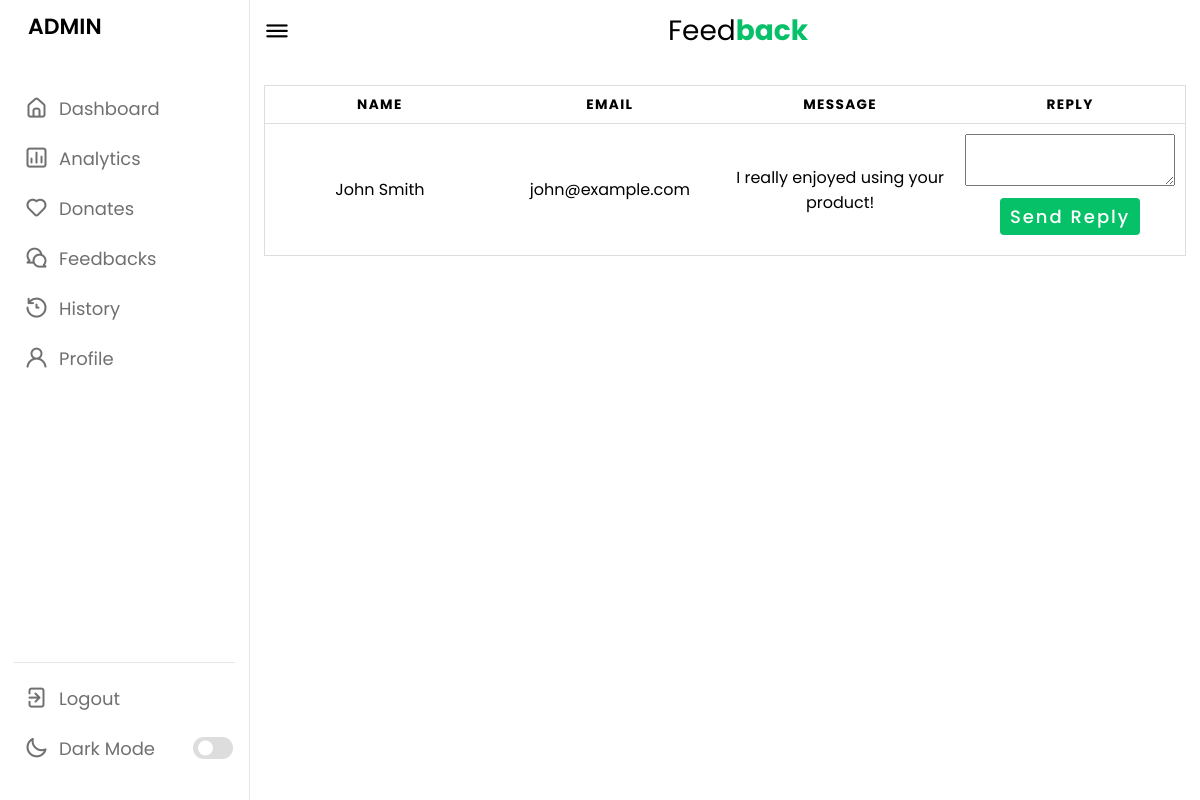
Before: /admin/feedback.php (signed in) with the older database file.
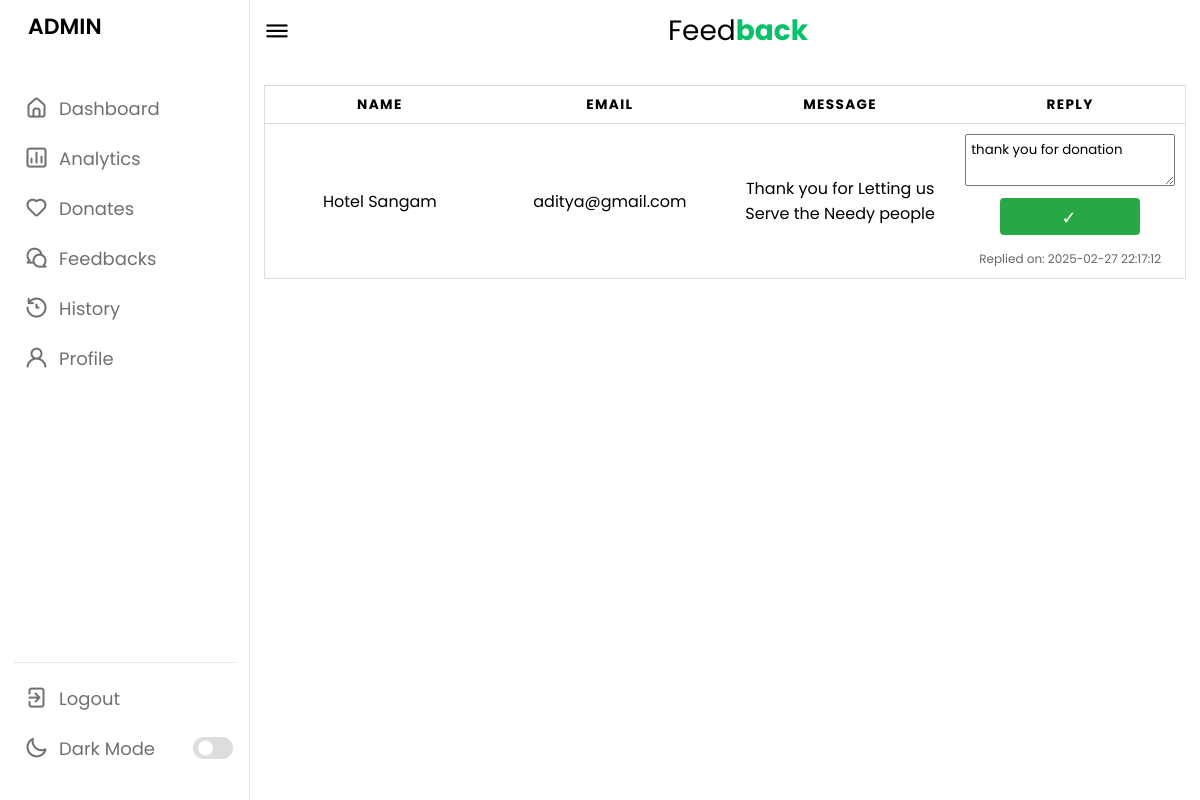
After: the same page with the newer database file.
### tables this page shows
CREATE TABLE `user_feedback` (
  `feedback_id` int(11) NOT NULL,
  `name` varchar(255) DEFAULT NULL,
  `email` varchar(255) DEFAULT NULL,
  `inquiry_type` enum('donation','volunteer','support','other') DEFAULT NULL,
  `message` text DEFAULT NULL,
  `admin_reply` text DEFAULT NULL,
  `reply_date` timestamp NULL DEFAULT NULL,
  `notification_status` enum('unread','read') DEFAULT 'unread'
);

### admin/feedback.php (the view, shortened to what the changed rows need)
<!DOCTYPE html>
<html lang="en">
<head>
    <link rel="stylesheet" href="https://cdnjs.cloudflare.com/ajax/libs/font-awesome/4.7.0/css/font-awesome.min.css">
    <link rel="stylesheet" href="admin.css">
    <link rel="stylesheet" href="https://unicons.iconscout.com/release/v4.0.0/css/line.css">
    <?php
    $connection = mysqli_connect("localhost:3306", "root", "", "food_donate");
    ?>
</head>
<body>
    <section class="dashboard">
        <br>
        <br>
        <br>
        <div class="activity">
            <div class="table-container">
                <div class="table-wrapper">
                    <table class="table">
                        <thead>
                            <tr>
                                <th>name</th>
                                <th>email</th>
                                <th>message</th>
                                <th>Reply</th>
                            </tr>
                        </thead>
                        <tbody>
                            <?php
                            $query = "SELECT * FROM user_feedback";
                            $result = mysqli_query($connection, $query);
                            if ($result == true) {
                                while ($row = mysqli_fetch_assoc($result)) {
                                    $feedback_id = $row['email'];
                                    $is_sent = !empty($row['admin_reply']) ? 'sent' : '';
                                    echo "<tr>
                                        <td data-label=\"name\">" . $row['name'] . "</td>
                                        <td data-label=\"email\">" . $row['email'] . "</td>
                                        <td data-label=\"message\">" . $row['message'] . "</td>
                                        <td data-label=\"reply\">
                                            <form method='post' action=''>
                                                <input type='hidden' name='feedback_id' value='" . htmlspecialchars($feedback_id) . "'>
                                                <textarea name='reply' rows='2'>" . htmlspecialchars($row['admin_reply'] ?? '') . "</textarea>
                                                <button type='submit' class='reply-btn $is_sent' data-feedback-id='" . htmlspecialchars($feedback_id) . "'>
                                                    <span class='button-text'>Send Reply</span>
                                                    <span class='button-icon'>✓</span>
                                                </button>
                                            </form>
                                            " . ($row['reply_date'] ? '<div class="reply-date">Replied on: ' . $row['reply_date'] . '</div>' : '') . "
                                        </td>
                                    </tr>";
                                }
                            }
                            ?>
                        </tbody>
                    </table>
                </div>
            </div>
        </div>
    </section>
</body>
</html>

Changed rows visible on the page:
removed user_feedback: name "John Smith", email "john@example.com", message "I really enjoyed using your product!"
added user_feedback: name "Hotel Sangam", email "aditya@gmail.com", message "Thank you for Letting us Serve the Needy people", reply "thank you for donation", reply_date "2025-02-27 22:17:12"
